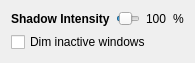
            <widget class="QWidget" name="Seite">
             <property name="geometry">
              <rect>
               <x>0</x>
               <y>0</y>
               <width>195</width>
               <height>63</height>
              </rect>
             </property>
             <attribute name="label">
              <string>Contrast</string>
             </attribute>
             <layout class="QGridLayout" name="gridLayout_19">
              <item row="0" column="0">
               <widget class="QLabel" name="label_28">
                <property name="sizePolicy">
                 <sizepolicy hsizetype="Minimum" vsizetype="Preferred">
                  <horstretch>0</horstretch>
                  <verstretch>0</verstretch>
                 </sizepolicy>
                </property>
                <property name="font">
                 <font>
                  <weight>75</weight>
                  <bold>true</bold>
                 </font>
                </property>
                <property name="text">
                 <string>Shadow Intensity</string>
                </property>
               </widget>
              </item>
              <item row="0" column="1">
               <widget class="QSlider" name="shadowIntensity">
                <property name="minimum">
                 <number>50</number>
                </property>
                <property name="maximum">
                 <number>350</number>
                </property>
                <property name="value">
                 <number>100</number>
                </property>
                <property name="orientation">
                 <enum>Qt::Horizontal</enum>
                </property>
               </widget>
              </item>
              <item row="0" column="2">
               <widget class="QLabel" name="label_29">
                <property name="sizePolicy">
                 <sizepolicy hsizetype="Maximum" vsizetype="Preferred">
                  <horstretch>0</horstretch>
                  <verstretch>0</verstretch>
                 </sizepolicy>
                </property>
                <property name="text">
                 <string>100</string>
                </property>
               </widget>
              </item>
              <item row="0" column="3">
               <widget class="QLabel" name="label_30">
                <property name="sizePolicy">
                 <sizepolicy hsizetype="Maximum" vsizetype="Preferred">
                  <horstretch>0</horstretch>
                  <verstretch>0</verstretch>
                 </sizepolicy>
                </property>
                <property name="text">
                 <string>%</string>
                </property>
               </widget>
              </item>
              <item row="1" column="0" colspan="3">
               <widget class="QCheckBox" name="fadeInactive">
                <property name="text">
                 <string>Dim inactive windows</string>
                </property>
               </widget>
              </item>
              <item row="2" column="0" colspan="2">
               <spacer name="verticalSpacer_14">
                <property name="orientation">
                 <enum>Qt::Vertical</enum>
                </property>
                <property name="sizeHint" stdset="0">
                 <size>
                  <width>20</width>
                  <height>40</height>
                 </size>
                </property>
               </spacer>
              </item>
             </layout>
            </widget>
